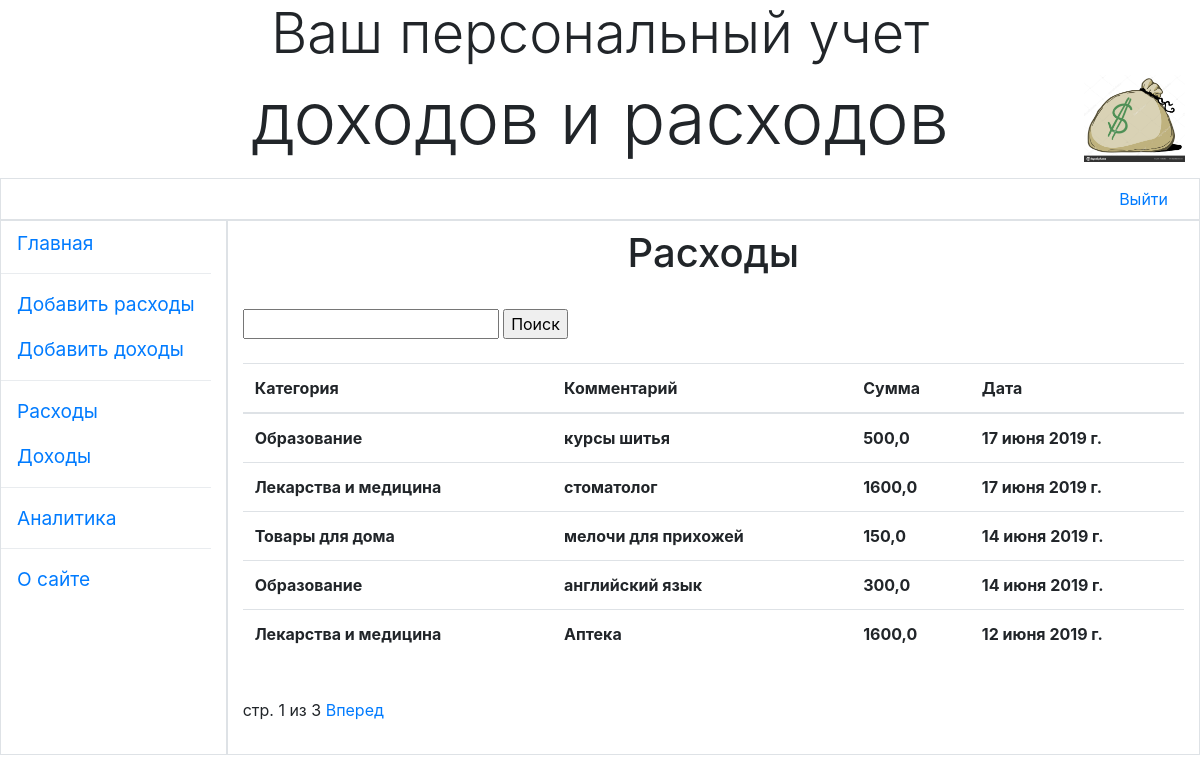
Screenshot of /costs/ (signed in) with the database file from the repository.
### main/models.py (models this page shows)
class Costs(models.Model):
    CHOICES_COSTS = (
    ('Без категории', 'Без категории'),
    ('Комунальные услуги', 'Комунальные услуги'),
    ('Продуктовые покупки', 'Продуктовые покупки'),
    ('Товары для дома', 'Товары для дома'),
    ('Одежда, обувь, аксессуары', 'Одежда, обувь, аксессуары'),
    ('Образование', 'Образование'),
    ('Лекарства и медицина', 'Лекарства и медицина'),
    ('Автомобиль/транспорт', 'Автомобиль/транспорт'),
    ('Развлечения', 'Развлечения'),
    ('Хобби', 'Хобби'),
    ('Личные траты', 'Личные траты'),
        )
    content = models.CharField(max_length=25, choices=CHOICES_COSTS, default='Без категории',
                               verbose_name='Категория')
    title = models.CharField(max_length=40,blank=True, null=True, verbose_name='Комментарий')
    price = models.FloatField(default=0, verbose_name='Сумма')
    author = models.ForeignKey(User, on_delete=models.CASCADE, verbose_name='Пользователь')
    created_at = models.DateField(verbose_name='Дата')
    class Meta:
        verbose_name_plural = 'Записи о расходах'
        verbose_name = 'Расход'
        ordering = ['-created_at']

### main/views.py (the view)
# urls.py: path('costs/', CostsList.as_view(), name='costs'),
class CostsList(ListView):
    model = Costs
    template_name = 'main/costs.html'
    paginate_by = 5
    def get_queryset(self):
        return Costs.objects.filter(author=self.request.user)

### main/templates/main/costs.html (shortened to what this page needs)
{% extends "layout/basic.html" %}
{% load bootstrap4 %}
{% load static %}
{% block content %}
{% if user.is_authenticated %}
    <h1><center>Расходы</center></h1><br>
{% include "main/costs_search_form.html" %}<br>
<table class="table">
    <thead class="thead-default">
    <tr>
        <th>Категория</th>
        <th>Комментарий</th>
        <th>Сумма</th>
        <th>Дата</th>
    </tr>
    </thead>
    {% for i in costs_list %}
    <tr>
        <th>{{ i.content }}</th>
        <th>{{ i.title }}</th>
        <th>{{ i.price }}</th>
        <th>{{ i.created_at }}</th>
    </tr>
    {% endfor %}
</table>
<br>
{% include "main/paginated.html" %}<br>
{% else %}
    {% include "main/index.html" %}
{% endif %}
{% endblock %}

### main/templates/layout/basic.html (shortened to what this page needs)
{% load bootstrap4 %}
{% load static %}
<!DOCTYPE html>
<html>
    <head>
        {% bootstrap_css %}
        <link rel="stylesheet" type="text/css" href="{% static 'main/style.css' %}">
    </head>
    <body class="container-fluid">
        <header class="mb-3">
            <h1 class="display-4 text-center">Ваш персональный учет</h1>
            <h1 class="display-3 text-center jpg">доходов и расходов</h1>
        </header>
        <div class="row">
            <ul class="col nav justify-content-end border">
               {% if user.is_authenticated %}
                    <li class="nav-item"><a class="nav-link" href="{% url 'main:logout' %}">Выйти</a></li>
                {%  else  %}
                    <li class="nav-item"><a class="nav-link" href="{% url 'main:login' %}">Вход</a></li>
                    <li class="nav-item"><a class="nav-link" href="{% url 'main:register' %}">Регистрация</a></li>
                {% endif  %}
            </ul>
        </div>
        {% if user.is_authenticated %}
        <div class="row">
            <nav class="col-md-auto nav flex-column border">
                <a class="nav-link root" href="{% url 'main:profile' %}">Главная</a>
                <div class="dropdown-divider"></div>
                <a class="nav-link root" href="{% url 'main:costs_add' %}">Добавить расходы</a>
                <a class="nav-link root" href="{% url 'main:income_add' %}">Добавить доходы</a>
                <div class="dropdown-divider"></div>
                <a class="nav-link root" href="{% url 'main:costs' %}">Расходы</a>
                <a class="nav-link root" href="{% url 'main:income' %}">Доходы</a>
                <div class="dropdown-divider"></div>
                <a class="nav-link root" href="{% url 'main:analysis' %}">Аналитика</a>
                <div class="dropdown-divider"></div>
                <a class="nav-link root" href="{% url 'main:o_p' %}">О сайте</a>
            </nav>
            {%  else  %}
            <a class="nav-link root" href="{% url 'main:index' %}">Главная</a>
            {% endif  %}
            <section class="col border py-2">
                {% block content %}     {% endblock %}
            </section>
        </div>
    </body>
</html>

### main/templates/main/costs_search_form.html
{% block content %}
      <form action="/costs_search_results/" method="get">
          <input type="text" name="q">
          <input type="submit" value="Поиск">
      </form>
{% endblock %}

### main/templates/main/paginated.html (shortened to what this page needs)
{% block content %}
    {% if is_paginated %}
      <div class="pagination">
          <span class="page-links">
              <span class="page-current">
                  стр. {{ page_obj.number }} из {{ page_obj.paginator.num_pages }}
              </span>
              {% if page_obj.has_next %}
                  <a href="{{ request.path }}?page={{ page_obj.next_page_number }}">Вперед</a>
              {% endif %}
          </span>
      </div>
  {% endif %}
{% endblock %}

### main/static/main/style.css (style rules this page uses)
.jpg { background: url("bz.jpg") right / auto 100% no-repeat; }
.root { font-size: larger; }

### main/templates/main/costs.html (style rules this page uses)
table { width: 100%; }

### rows the page displays
Costs: content "Образование", title "курсы шитья", price "500,0", created_at "17 июня 2019 г."
Costs: content "Лекарства и медицина", title "стоматолог", price "1600,0", created_at "17 июня 2019 г."
Costs: content "Товары для дома", title "мелочи для прихожей", price "150,0", created_at "14 июня 2019 г."
Costs: content "Образование", title "английский язык", price "300,0", created_at "14 июня 2019 г."
Costs: content "Лекарства и медицина", title "Аптека", price "1600,0", created_at "12 июня 2019 г."

### other values shown
{{ page_obj.number }} "1"
{{ page_obj.paginator.num_pages }} "3"
